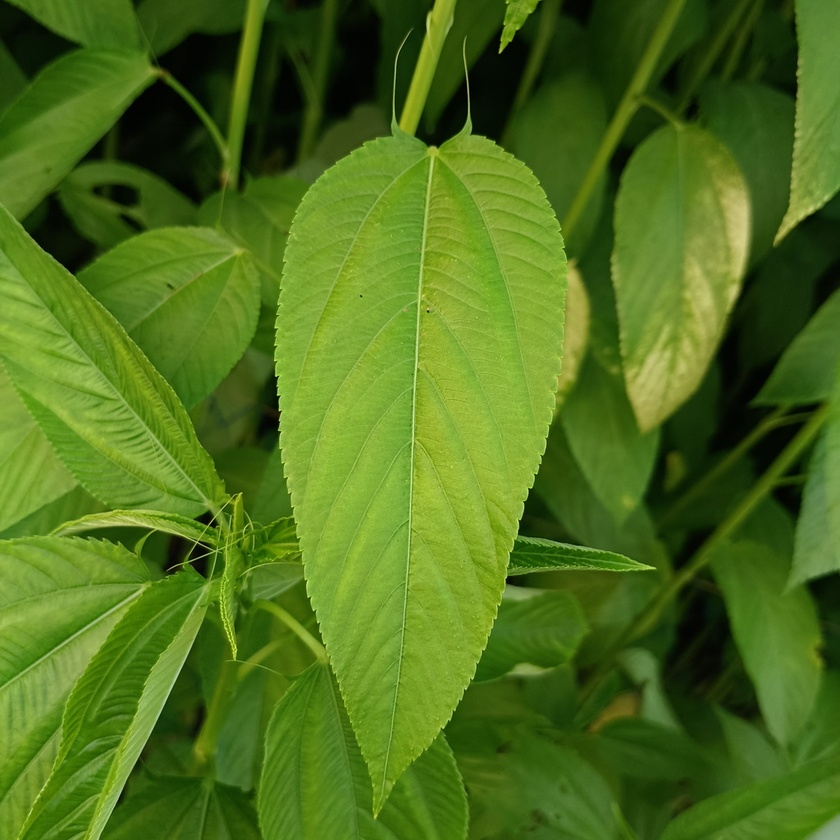
#> input picture mcp/jute-disease-analysis/sample_images/fresh_sample.jpg, 840 x 840 px, shrunk from 1024 x 1024 before the run
$ python test_samples.py
#> lines starting #> are read from the running program, lines starting #| are printed output that depends on the picture
#!/usr/bin/env python3
"""
Test script to verify sample images work with the jute disease analysis system
"""

import os
from PIL import Image
import matplotlib.pyplot as plt

def test_sample_images():
    """Test all sample images"""
    print("🧪 TESTING SAMPLE IMAGES")
    print("=" * 40)

    sample_images = [
        ('sample_images/fresh_sample.jpg', 'Fresh (Healthy)'),
        ('sample_images/dieback_sample.jpg', 'Dieback'),
        ('sample_images/holed_sample.jpg', 'Holed'),
        ('sample_images/mosaic_sample.jpg', 'Mosaic'),
        ('sample_images/stem_soft_rot_sample.jpg', 'Stem Soft Rot')
    ]

    for image_path, disease_name in sample_images:
        print(f"\n📸 Testing: {disease_name}")
        print("-" * 30)

        if os.path.exists(image_path):
            try:
                # Try to open and display basic info about the image
                img = Image.open(image_path)
#> img is the input picture: PIL image 840x840 RGB; mean R, G, B 77.6, 111.8, 27.6
                print(f"✅ Image loaded successfully")
                print(f"   📐 Size: {img.size}")
#|    📐 Size: (840, 840)
                print(f"   🎨 Mode: {img.mode}")
#|    🎨 Mode: RGB
                print(f"   📁 File: {os.path.basename(image_path)}")

                # Display the image
                plt.figure(figsize=(6, 4))
                plt.imshow(img)
                plt.title(f"Sample: {disease_name}")
                plt.axis('off')
                plt.tight_layout()
                plt.show()

            except Exception as e:
                print(f"❌ Error loading image: {e}")
        else:
            print(f"❌ Image not found: {image_path}")

    print(f"\n✅ SAMPLE IMAGE TEST COMPLETE!")
    print(f"📋 Found {len([img for img, _ in sample_images if os.path.exists(img)])} out of {len(sample_images)} sample images")
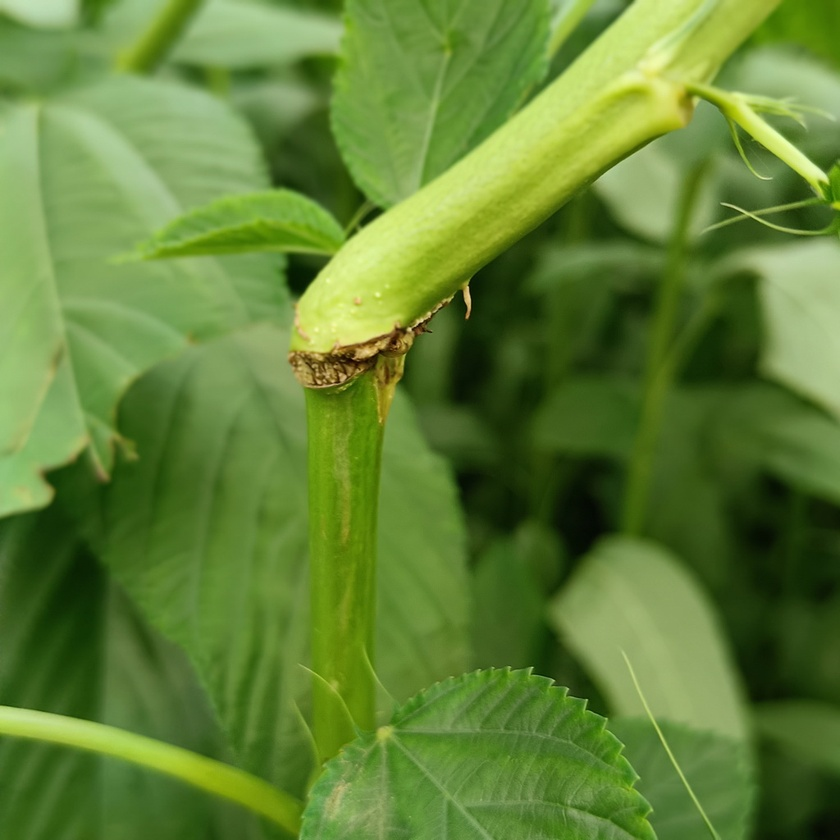
#> img: PIL image 840x840 RGB; mean R, G, B 97.3, 130, 53.9

def show_dataset_info():
    """Show information about the dataset"""
    print("\n📊 DATASET INFORMATION")
    print("=" * 40)

    dataset_path = "Dataset/Jute Disease Dataset/Jute Diesease Dataset"

    if os.path.exists(dataset_path):
        disease_folders = [
            'Dieback-300',
            'Fresh-280',
            'Holed-300',
            'Mosaic-240',
            'Stem Soft Rot-270'
        ]

        total_images = 0
        for folder in disease_folders:
            folder_path = os.path.join(dataset_path, folder)
            if os.path.exists(folder_path):
                image_count = len([f for f in os.listdir(folder_path) if f.lower().endswith('.jpg')])
                total_images += image_count
                print(f"📁 {folder}: {image_count} images")
            else:
                print(f"❌ {folder}: Folder not found")

        print(f"\n📈 Total images in dataset: {total_images}")
    else:
        print(f"❌ Dataset not found at: {dataset_path}")

if __name__ == "__main__":
    test_sample_images()
    show_dataset_info()

    print(f"\n🎯 READY FOR ANALYSIS!")
    print(f"Use the main script: python jute_disease_analysis.py")
    print(f"Or try: analyze_jute_disease('sample_images/fresh_sample.jpg')")
